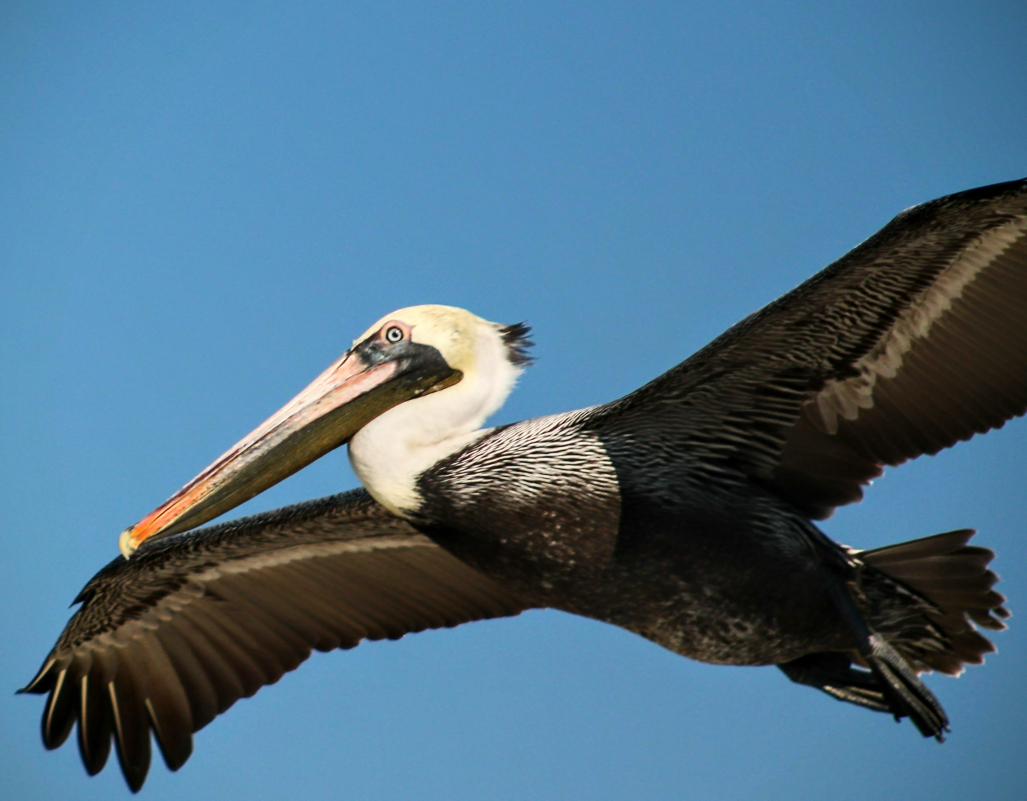
#> input picture input/bird.jpg, 3080 x 2401 px (shown at 1/3 size); its folder holds 4 pictures in this run
$ python image_pipeline.py
#> lines starting #> are read from the running program, lines starting #| are printed output that depends on the picture; after the words box and inside, x2 and y2 are one past the last pixel; in counts of white or black regions, pixels touching at a corner belong together
# # Image Processing Pipeline
#
# ## Goal
# Create a simple pipeline for image processing. This pipeline should be able
# to apply the following transformations: resize, Gaussian blur, and edge detection.
#
# The flow is as follows:
# 1) Load a batch of images from an input folder
# 2) Group the images into batches
# 3) Apply one or more filter steps to each image in the batch
# 4) Save each batch and repeat
#
# This is not intended to be a production pipeline which would likely run on
# a server but rather a simple example that focuses on the key logical
# pieces and Python OOP principles.
import cv2
from abc import ABC, abstractmethod
import os
import glob
from typing import List, Iterator
import numpy as np

class ImagePipeline:
    """
    Given a folder of images (input_folder), create a pipeline for processing
    images by batch and applying one or more steps. At the end of each batch,
    save the processed images to an output folder.
    """
    def __init__(self, input_folder: str, output_folder: str):
        self.input_folder = input_folder
        self.output_folder = output_folder
        self.steps: List['BasePiplineStep'] = []
        self._image_paths: List[str] = glob.glob(os.path.join(self.input_folder, '*'))

    def add_step(self, step: 'BasePiplineStep'):
        """Add a step to the pipeline"""
        self.steps.append(step)

    def load_batch(self, image_paths: List[str]) -> List[np.ndarray]:
        """Given an image_paths array, load a batch of images"""
        return [cv2.imread(path) for path in image_paths]
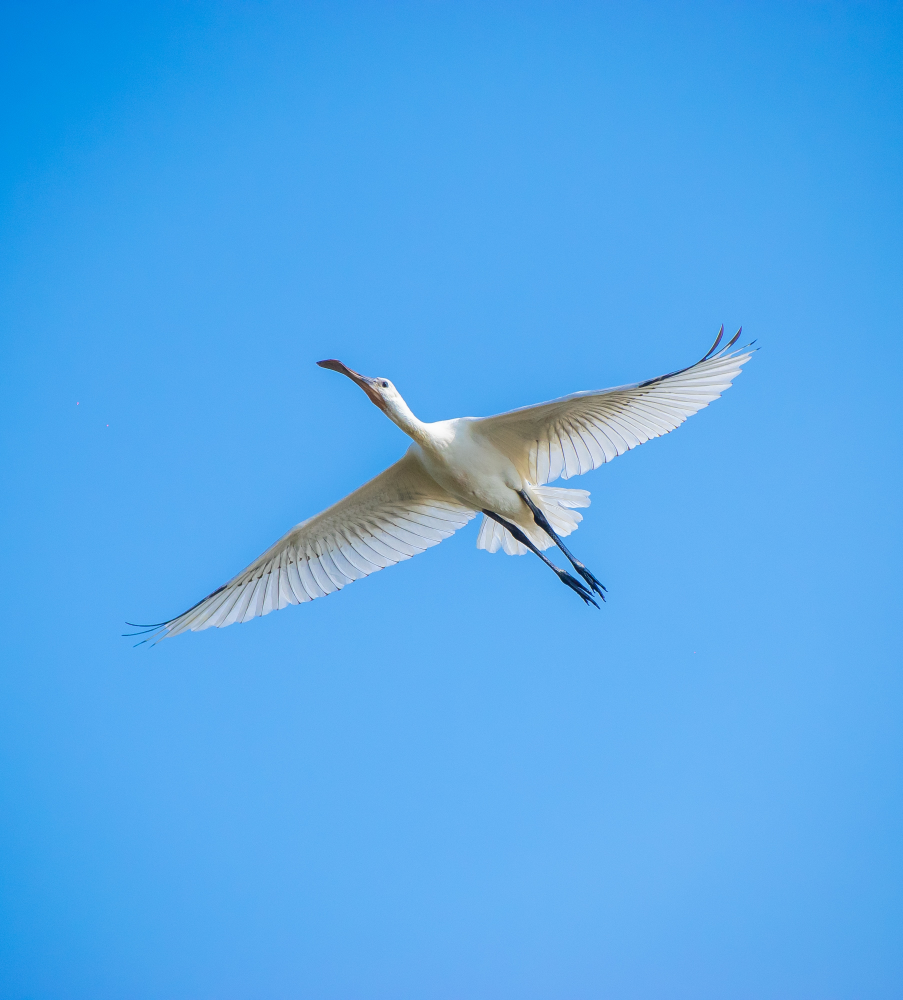
#> input picture input/bird2.jpg, 3611 x 4000 px (shown at 1/4 size)
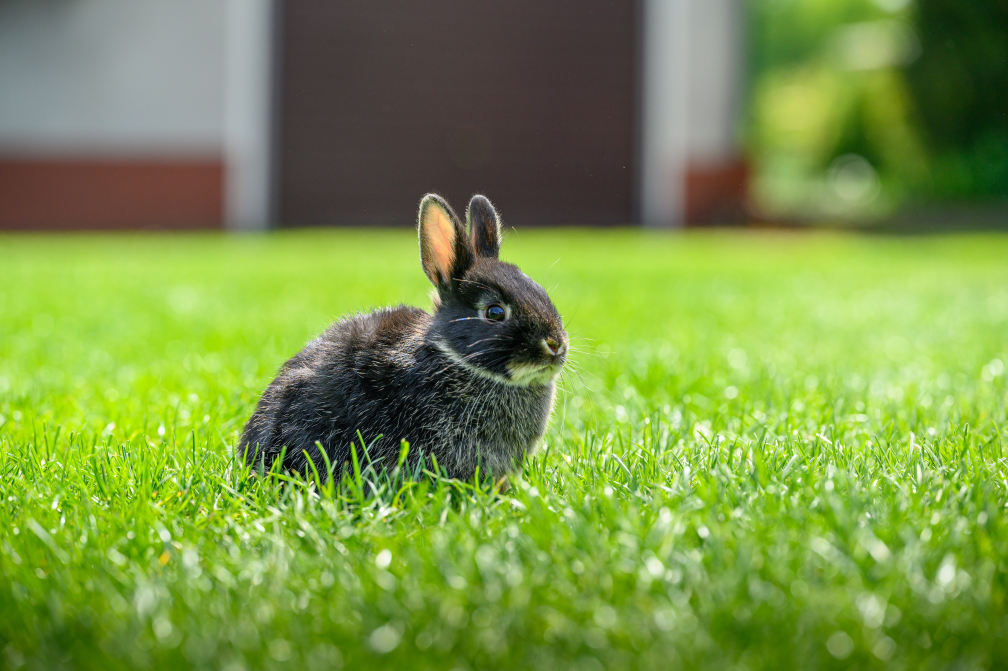
#> input picture input/bunny.jpg, 6048 x 4024 px (shown at 1/6 size)
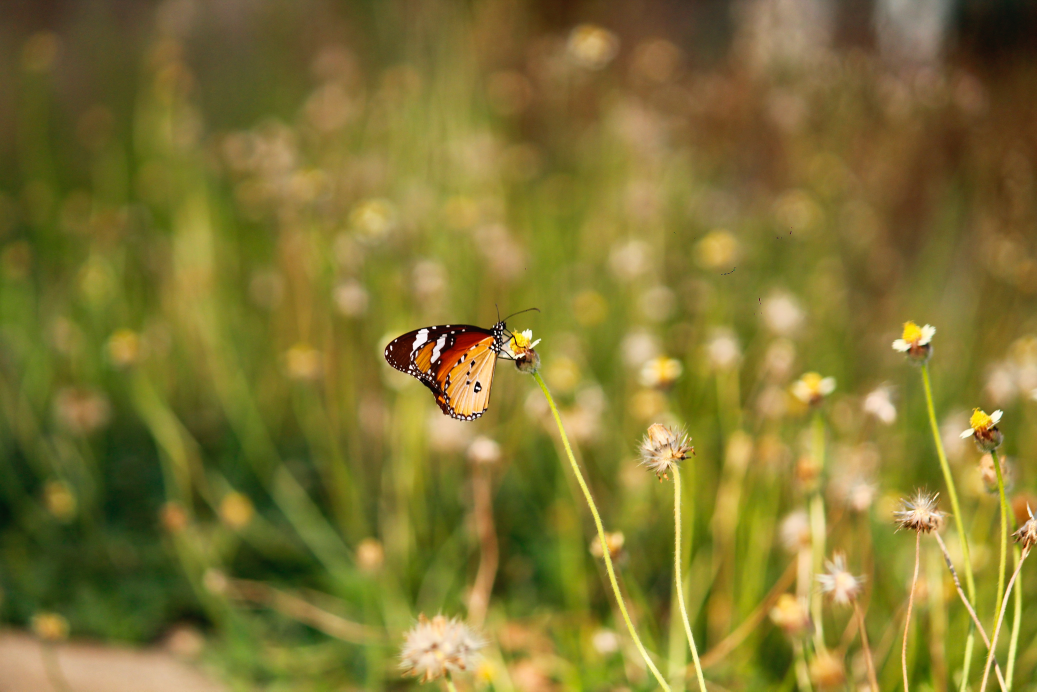
#> input picture input/butterfly.jpg, 5184 x 3456 px (shown at 1/5 size)

    def save_batch(self, image_paths: List[str], images: List[np.ndarray]):
        """Save a batch of images given an image_paths array and a list of images"""
        for image_path, image in zip(image_paths, images):
            output_path = os.path.join(self.output_folder, os.path.basename(image_path))
            cv2.imwrite(output_path, image)

    def run(self, batch_size: int):
        """Run the pipeline on a list of images, batch by batch where batch_size is the number of images in each batch"""
        if batch_size <= 0:
            raise ValueError('Batch size must be > 0')
        if len(self.steps) == 0:
            raise ValueError('Pipeline must have at least one step.')
        for batch in gen_image_path_batch(self._image_paths, batch_size):
            images = self.load_batch(batch)
#> images = 4 items

            for step in self.steps:
                images = step.batch_apply(images)
            self.save_batch(batch, images)
#> the loop in save_batch, `for image_path, image in zip(image_paths, images):` made 4 passes
#> image_path on passes 1 to 4: 'input/bird.jpg', 'input/bird2.jpg', 'input/bunny.jpg', 'input/butterfly.jpg'
#> pass 1, in save_batch, `cv2.imwrite(output_path, image)`:
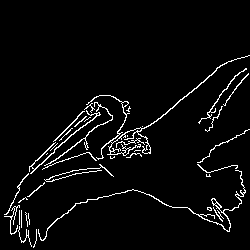
#> saved as bird.jpg: shape (250, 250); 4.2% white in thin lines or dots, all inside (x1, y1, x2, y2) = (4, 55, 250, 248)
#> pass 2, in save_batch, `cv2.imwrite(output_path, image)`:
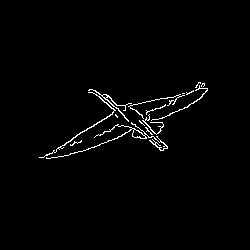
#> saved as bird2.jpg: shape (250, 250); 1.6% white in thin lines or dots, all inside (x1, y1, x2, y2) = (39, 82, 208, 159)

def gen_image_path_batch(image_paths: List[str], batch_size: int) -> Iterator[List[str]]:
    """Helper function to generate a batch of image paths"""
    for ix in range(0, len(image_paths), batch_size):
        yield image_paths[ix:ix+batch_size]

class BasePiplineStep(ABC):
    """Base class for pipeline steps"""
    @abstractmethod
    def apply(self, image: np.ndarray) -> np.ndarray:
        """Apply a transformation to an image"""
        pass

    def batch_apply(self, image_batch: List[np.ndarray]) -> List[np.ndarray]:
        """Run the apply method on an image batch and return a list of images"""
        return [self.apply(image) for image in image_batch]

class ResizeStep(BasePiplineStep):
    """Resize an image to a given width and height"""
    def __init__(self, width: int, height: int):
        super().__init__()
        self.width = width
        self.height = height

    def apply(self, image: np.ndarray) -> np.ndarray:
        return cv2.resize(image, (self.width, self.height))

class EdgeDetectionStep(BasePiplineStep):
    """Detect edges in an image using Canny edge detector, given two thresholds
    (lower_thresh and upper_thresh)."""
    def __init__(self, lower_thresh: int, upper_thresh: int):
        super().__init__()
        self.lower_thresh = lower_thresh
        self.upper_thresh = upper_thresh

    def apply(self, image: np.ndarray) -> np.ndarray:
        return cv2.Canny(image, self.lower_thresh, self.upper_thresh)

class GaussianBlurStep(BasePiplineStep):
    """Apply a Gaussian blur to an image given a kernel size"""
    def __init__(self, kernel_height: int, kernel_width: int):
        super().__init__()
        self.kernel_height = kernel_height
        self.kernel_width = kernel_width

    def apply(self, image: np.ndarray) -> np.ndarray:
        return cv2.GaussianBlur(image, (self.kernel_height, self.kernel_width), 0)

if __name__ == '__main__':
    # This runs a simple image pipeline with all the steps.
    # For tests, see test_image_pipeline.py
    pipeline = ImagePipeline(input_folder='input', output_folder='output')
    pipeline.add_step(ResizeStep(width=250, height=250))
    pipeline.add_step(GaussianBlurStep(kernel_height=3, kernel_width=3))
    pipeline.add_step(EdgeDetectionStep(lower_thresh=150, upper_thresh=250))
    print(f"Running pipeline {pipeline}")
    pipeline.run(batch_size=5)
    print(f"Pipeline run complete, check output folder '{pipeline.output_folder}' for images")
#| Pipeline run complete, check output folder 'output' for images
